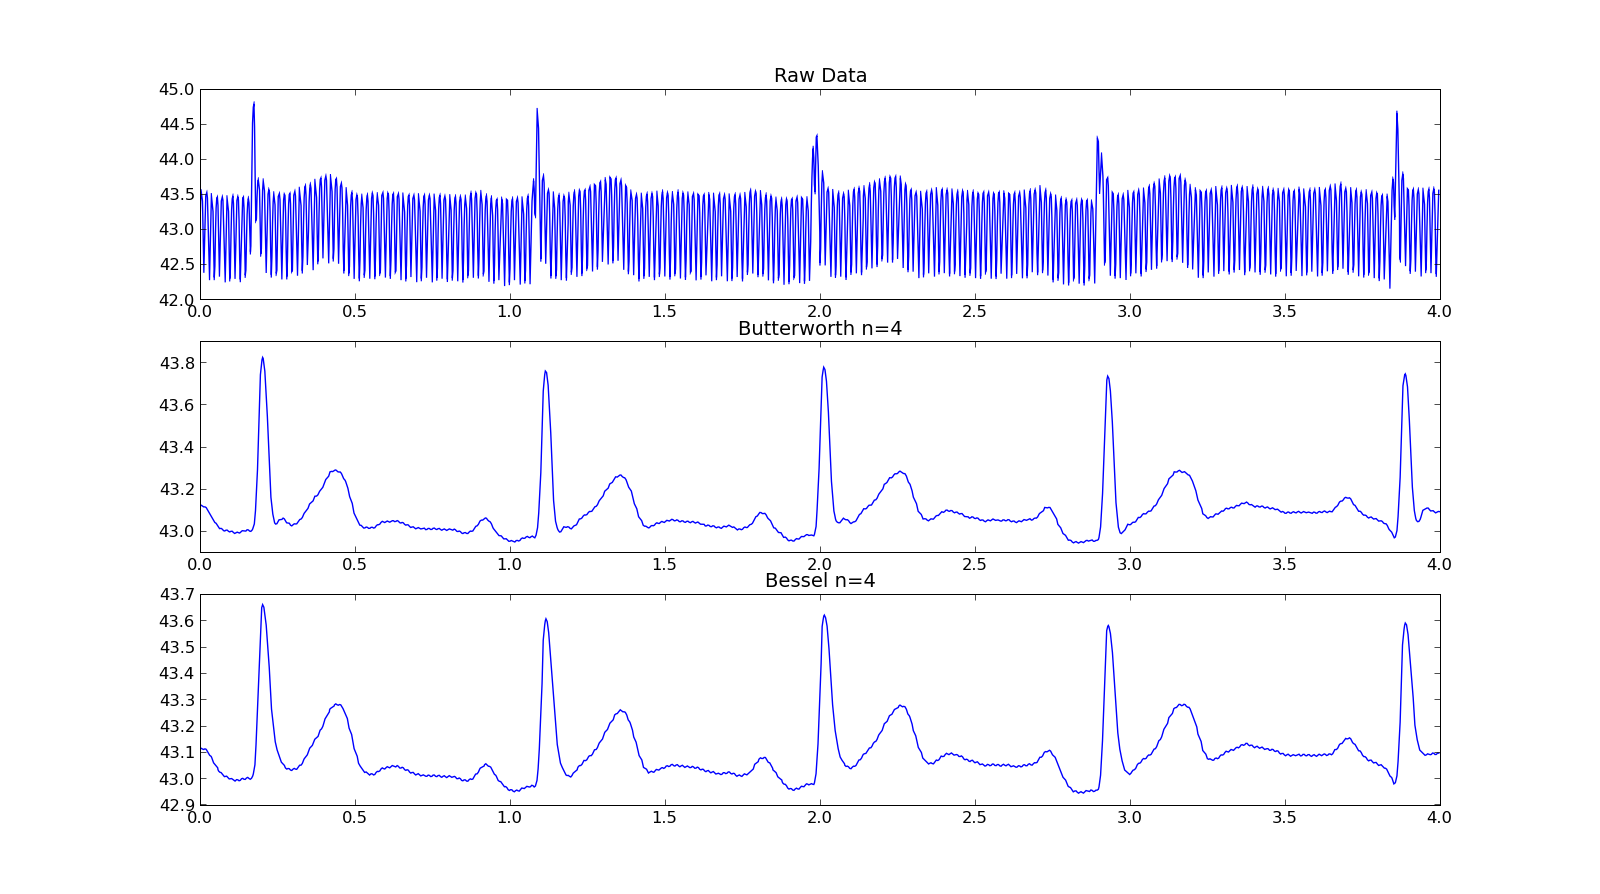

The script that drew this image:
import EDF_extractor
import numpy
import matplotlib.pyplot
from scipy.signal import butter, bessel, lfilter

def getListFromFile(File):
    """ getListFromFile(File) -> returns a list of float from File

        Method that reads the data on "File" per line and convert
        each to float then store it to a list. """
    myFile = open(File,'r')
    data = []
    for i in range(7500):
        line = myFile.readline()
        data.append(float(line))
    myFile.close()
    return data

# Get leadII from an EDF file
leadII = EDF_extractor.ExtractECG('Sison, Luis.edf','output.txt','II',15,20)
n = 4 # filter order
f = 35.0000 # cutoff frequency
fs = 500 # sampling frequency

# Apply Butterworth filter to raw signal
[b,a] = butter(n,f/fs,'low') # Get Butterworth Filter Coefficients
signal1 = lfilter(b,a,leadII) # Filter the signal using extracted coefficients

# Apply Bessel Function to raw signal
[d,c] = bessel(n,f/fs,'low') # Get Bessel Function Filter Coefficients
signal2 = lfilter(d,c,leadII) # Filter the signal using extracted coefficients

t = numpy.arange(0,4,4.0000/2000)

# Plot Raw Data
matplotlib.pyplot.subplot(311)
matplotlib.pyplot.title("Raw Data")
matplotlib.pyplot.plot(t,leadII[200:2200])

# Plot Butterworth Filtered Signal
matplotlib.pyplot.subplot(312)
matplotlib.pyplot.title("Butterworth n=4")
matplotlib.pyplot.plot(t,signal1[200:2200])

# Plot Bessel Function Filtered Signal
matplotlib.pyplot.subplot(313)
matplotlib.pyplot.title("Bessel n=4")
matplotlib.pyplot.plot(t,signal2[200:2200])

matplotlib.pyplot.show()
